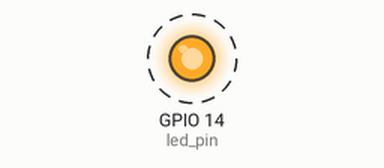
This program was run on a simulated ESP32 board running MicroPython. Shown: output pins drawn as LEDs (lit = HIGH). Dashed ring = blinking. WiFi joins after 1.5 s; what the program prints to the serial console is not drawn. At 2.6 s the program stops and its outputs stay as they are.

Above: at 0.15 s.
Timing chart, 0 to 3.0 s (numbered marks = the images above):
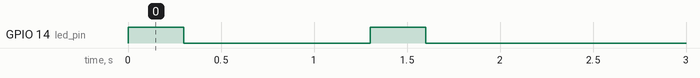

The program:

wifi.py
```python
import network
import time
from machine import Pin
from time import sleep

ssid = ""
password = ""

led_pin = Pin(14, Pin.OUT)

def toggle_led(x):
    led_pin.value(1)
    sleep(x)
    led_pin.value(0)


def connect_wifi():
    station = network.WLAN(network.STA_IF)
    station.active(True)
    station.connect(ssid, password)
    while not station.isconnected():
        print("Connecting to WiFi...")
        toggle_led(0.3)
        sleep(1)

    print("Connected to WiFi.")
    print("IP Address:", station.ifconfig()[0])
connect_wifi()
```

Measured:
- by itself, GPIO 14 (led_pin): alternates HIGH for 0.30 s and LOW for 1.0 s, 4 changes in all, then stays LOW
